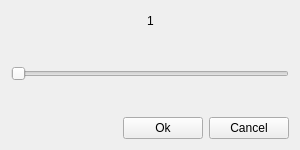
<?xml version="1.0" encoding="UTF-8"?>
<ui version="4.0">
 <class>SliderWidget</class>
 <widget class="QWidget" name="SliderWidget">
  <property name="geometry">
   <rect>
    <x>0</x>
    <y>0</y>
    <width>300</width>
    <height>150</height>
   </rect>
  </property>
  <property name="baseSize">
   <size>
    <width>300</width>
    <height>150</height>
   </size>
  </property>
  <property name="windowTitle">
   <string>Slider</string>
  </property>
  <layout class="QVBoxLayout" name="verticalLayout">
   <item>
    <layout class="QHBoxLayout" name="horizontalLayout_2">
     <item>
      <spacer name="horizontalSpacer_2">
       <property name="orientation">
        <enum>Qt::Orientation::Horizontal</enum>
       </property>
       <property name="sizeHint" stdset="0">
        <size>
         <width>40</width>
         <height>20</height>
        </size>
       </property>
      </spacer>
     </item>
     <item>
      <widget class="QLabel" name="label">
       <property name="text">
        <string>1</string>
       </property>
      </widget>
     </item>
     <item>
      <spacer name="horizontalSpacer_3">
       <property name="orientation">
        <enum>Qt::Orientation::Horizontal</enum>
       </property>
       <property name="sizeHint" stdset="0">
        <size>
         <width>40</width>
         <height>20</height>
        </size>
       </property>
      </spacer>
     </item>
    </layout>
   </item>
   <item>
    <spacer name="verticalSpacer_2">
     <property name="orientation">
      <enum>Qt::Orientation::Vertical</enum>
     </property>
     <property name="sizeHint" stdset="0">
      <size>
       <width>20</width>
       <height>40</height>
      </size>
     </property>
    </spacer>
   </item>
   <item>
    <widget class="QSlider" name="horizontalSlider">
     <property name="minimum">
      <number>1</number>
     </property>
     <property name="maximum">
      <number>100</number>
     </property>
     <property name="orientation">
      <enum>Qt::Orientation::Horizontal</enum>
     </property>
    </widget>
   </item>
   <item>
    <spacer name="verticalSpacer">
     <property name="orientation">
      <enum>Qt::Orientation::Vertical</enum>
     </property>
     <property name="sizeHint" stdset="0">
      <size>
       <width>20</width>
       <height>40</height>
      </size>
     </property>
    </spacer>
   </item>
   <item>
    <layout class="QHBoxLayout" name="horizontalLayout">
     <item>
      <spacer name="horizontalSpacer">
       <property name="orientation">
        <enum>Qt::Orientation::Horizontal</enum>
       </property>
       <property name="sizeHint" stdset="0">
        <size>
         <width>40</width>
         <height>20</height>
        </size>
       </property>
      </spacer>
     </item>
     <item>
      <widget class="QPushButton" name="okBtn">
       <property name="text">
        <string>Ok</string>
       </property>
      </widget>
     </item>
     <item>
      <widget class="QPushButton" name="cancelBtn">
       <property name="text">
        <string>Cancel</string>
       </property>
      </widget>
     </item>
    </layout>
   </item>
  </layout>
 </widget>
 <resources/>
 <connections/>
</ui>
